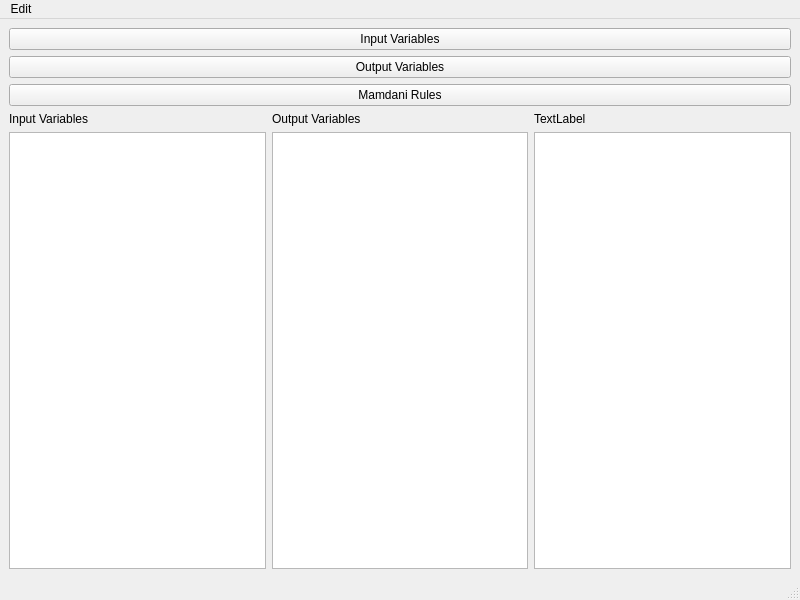
<?xml version="1.0" encoding="UTF-8"?>
<ui version="4.0">
 <class>MainWindow</class>
 <widget class="QMainWindow" name="MainWindow">
  <property name="geometry">
   <rect>
    <x>0</x>
    <y>0</y>
    <width>800</width>
    <height>600</height>
   </rect>
  </property>
  <property name="windowTitle">
   <string>MainWindow</string>
  </property>
  <widget class="QWidget" name="centralwidget">
   <layout class="QVBoxLayout" name="verticalLayout">
    <item>
     <widget class="QPushButton" name="inputButton">
      <property name="sizePolicy">
       <sizepolicy hsizetype="Minimum" vsizetype="Fixed">
        <horstretch>0</horstretch>
        <verstretch>0</verstretch>
       </sizepolicy>
      </property>
      <property name="styleSheet">
       <string notr="true"/>
      </property>
      <property name="text">
       <string>Input Variables</string>
      </property>
     </widget>
    </item>
    <item>
     <layout class="QVBoxLayout" name="verticalLayout_7">
      <item>
       <widget class="QPushButton" name="pushButton_3">
        <property name="sizePolicy">
         <sizepolicy hsizetype="Minimum" vsizetype="Fixed">
          <horstretch>0</horstretch>
          <verstretch>0</verstretch>
         </sizepolicy>
        </property>
        <property name="text">
         <string>Output Variables</string>
        </property>
       </widget>
      </item>
      <item>
       <widget class="QPushButton" name="pushButton_2">
        <property name="sizePolicy">
         <sizepolicy hsizetype="Minimum" vsizetype="Fixed">
          <horstretch>0</horstretch>
          <verstretch>0</verstretch>
         </sizepolicy>
        </property>
        <property name="text">
         <string>Mamdani Rules</string>
        </property>
       </widget>
      </item>
     </layout>
    </item>
    <item>
     <layout class="QHBoxLayout" name="horizontalLayout_2">
      <item>
       <layout class="QVBoxLayout" name="verticalLayout_6">
        <item>
         <widget class="QLabel" name="label">
          <property name="text">
           <string>Input Variables</string>
          </property>
         </widget>
        </item>
        <item>
         <widget class="QListWidget" name="inputList"/>
        </item>
       </layout>
      </item>
      <item>
       <layout class="QVBoxLayout" name="verticalLayout_5">
        <item>
         <widget class="QLabel" name="label_2">
          <property name="text">
           <string>Output Variables</string>
          </property>
         </widget>
        </item>
        <item>
         <widget class="QListView" name="outputList"/>
        </item>
       </layout>
      </item>
      <item>
       <layout class="QVBoxLayout" name="verticalLayout_4">
        <item>
         <widget class="QLabel" name="label_3">
          <property name="text">
           <string>TextLabel</string>
          </property>
         </widget>
        </item>
        <item>
         <widget class="QListView" name="listView_2"/>
        </item>
       </layout>
      </item>
     </layout>
    </item>
   </layout>
  </widget>
  <widget class="QMenuBar" name="menubar">
   <property name="geometry">
    <rect>
     <x>0</x>
     <y>0</y>
     <width>800</width>
     <height>21</height>
    </rect>
   </property>
   <widget class="QMenu" name="menuEdit">
    <property name="title">
     <string>Edit</string>
    </property>
    <addaction name="actionAdd_Input_Variable"/>
    <addaction name="actionAdd_Output_Variable"/>
    <addaction name="actionAdd_Mamdani_Rules"/>
   </widget>
   <addaction name="menuEdit"/>
  </widget>
  <widget class="QStatusBar" name="statusbar"/>
  <action name="actionAdd_Input_Variable">
   <property name="text">
    <string>Add Input Variable</string>
   </property>
  </action>
  <action name="actionAdd_Output_Variable">
   <property name="text">
    <string>Add Output Variable</string>
   </property>
  </action>
  <action name="actionAdd_Mamdani_Rules">
   <property name="text">
    <string>Add Mamdani Rules</string>
   </property>
  </action>
 </widget>
 <resources/>
 <connections/>
</ui>
